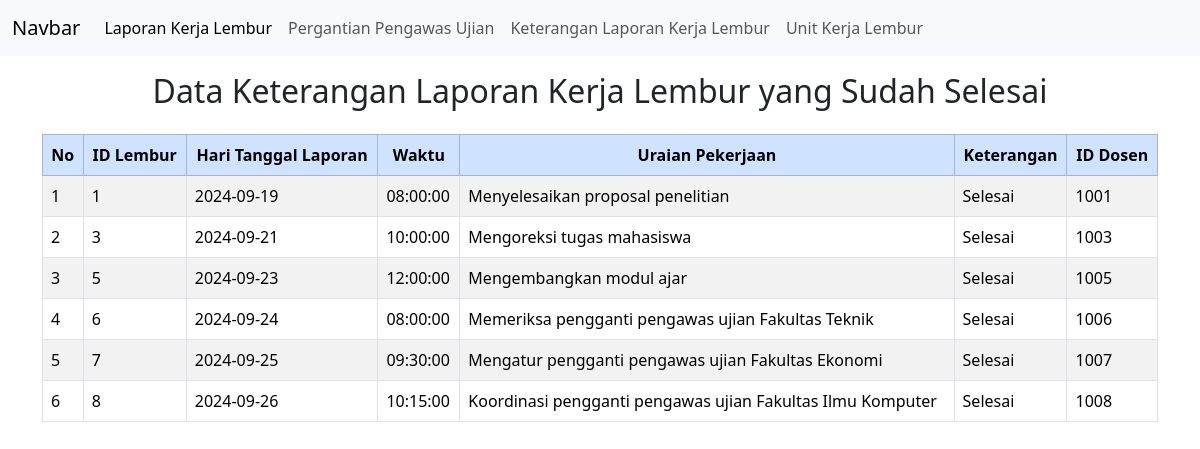
The page /pilihLaporanKerjaLembur.php on the database its author committed.
### tables this page shows
CREATE TABLE `laporan_kerja_lembur` (
  `lembur_id` int NOT NULL,
  `hari_tgl_laporan` date NOT NULL,
  `waktu` time NOT NULL,
  `uraian_pekerjaan` varchar(255) NOT NULL,
  `keterangan` varchar(255) NOT NULL,
  `dosen_id` int NOT NULL
);

### koneksi.php (called while the page is built, shortened)
<?php
class Koneksi {
  private $host = "localhost";
  private $user = "root";
  private $pass = "";
  private $dbname = "persuratan_dosen";
  public function __construct() {
    $this->conn = new mysqli($this->host, $this->user, $this->pass, $this->dbname);
  }
}
class LaporanKerjaLemburSelesai extends Koneksi{
  public function tampil_data_LaporanKerjaLembur() {
    $laporanselesai = "SELECT * FROM laporan_kerja_lembur WHERE keterangan = 'Selesai'";
    return mysqli_query($this->conn, $laporanselesai);
  }
}
?>

### pilihLaporanKerjaLembur.php (the view, shortened to what this page needs)
<?php
include 'koneksi.php';
include 'navbar.php';
$db = new LaporanKerjaLemburSelesai();
$data_catatan = $db->tampil_data_LaporanKerjaLembur();
?>
<!DOCTYPE html>
<html lang="en">
<head>
    <link href="https://cdn.jsdelivr.net/npm/bootstrap@5.3.3/dist/css/bootstrap.min.css" rel="stylesheet">
</head>
<body>
    <div class="container mt-3">
        <h2 class="text-center mb-4">Data Keterangan Laporan Kerja Lembur yang Sudah Selesai</h2>
        <div class="table-responsive">
            <table class="table table-bordered table-striped table-hover">
                <thead class="table-primary text-center">
                    <tr>
                        <th>No</th>
                        <th>ID Lembur</th>
                        <th>Hari Tanggal Laporan</th>
                        <th>Waktu</th>
                        <th>Uraian Pekerjaan</th>
                        <th>Keterangan</th>
                        <th>ID Dosen</th>
                    </tr>
                </thead>
                <tbody>
                    <?php
                        $no = 1;
                        foreach($data_catatan as $row) {
                    ?>
                    <tr>
                        <td><?php echo $no++; ?></td>
                        <td><?php echo $row['lembur_id']; ?></td>
                        <td><?php echo $row['hari_tgl_laporan']; ?></td>
                        <td><?php echo $row['waktu']; ?></td>
                        <td><?php echo $row['uraian_pekerjaan']; ?></td>
                        <td><?php echo $row['keterangan']; ?></td>
                        <td><?php echo $row['dosen_id']; ?></td>
                    </tr>
                    <?php } ?>
                </tbody>
            </table>
        </div>
    </div>
</body>
</html>

### rows shown on the page
laporan_kerja_lembur: lembur_id "1", hari_tgl_laporan "2024-09-19", waktu "08:00:00", uraian_pekerjaan "Menyelesaikan proposal penelitian", keterangan "Selesai", dosen "1001"
laporan_kerja_lembur: lembur_id "3", hari_tgl_laporan "2024-09-21", waktu "10:00:00", uraian_pekerjaan "Mengoreksi tugas mahasiswa", keterangan "Selesai", dosen "1003"
laporan_kerja_lembur: lembur_id "5", hari_tgl_laporan "2024-09-23", waktu "12:00:00", uraian_pekerjaan "Mengembangkan modul ajar", keterangan "Selesai", dosen "1005"
laporan_kerja_lembur: lembur_id "6", hari_tgl_laporan "2024-09-24", waktu "08:00:00", uraian_pekerjaan "Memeriksa pengganti pengawas ujian Fakultas Teknik", keterangan "Selesai", dosen "1006"
laporan_kerja_lembur: lembur_id "7", hari_tgl_laporan "2024-09-25", waktu "09:30:00", uraian_pekerjaan "Mengatur pengganti pengawas ujian Fakultas Ekonomi", keterangan "Selesai", dosen "1007"
laporan_kerja_lembur: lembur_id "8", hari_tgl_laporan "2024-09-26", waktu "10:15:00", uraian_pekerjaan "Koordinasi pengganti pengawas ujian Fakultas Ilmu Komputer", keterangan "Selesai", dosen "1008"
